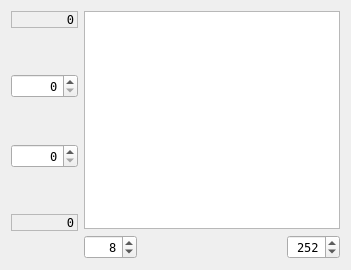
<?xml version="1.0" encoding="UTF-8"?>
<ui version="4.0">
 <class>hist</class>
 <widget class="QWidget" name="hist">
  <property name="sizePolicy">
   <sizepolicy hsizetype="Preferred" vsizetype="Preferred">
    <horstretch>0</horstretch>
    <verstretch>0</verstretch>
   </sizepolicy>
  </property>
  <property name="windowTitle">
   <string>Form</string>
  </property>
  <layout class="QHBoxLayout" name="horizontalLayout_2">
   <item>
    <layout class="QVBoxLayout" name="verticalLayout_2">
     <item>
      <widget class="QLabel" name="lmax">
       <property name="font">
        <font>
         <family>DejaVu Sans Mono</family>
        </font>
       </property>
       <property name="frameShape">
        <enum>QFrame::StyledPanel</enum>
       </property>
       <property name="frameShadow">
        <enum>QFrame::Sunken</enum>
       </property>
       <property name="text">
        <string>0</string>
       </property>
       <property name="alignment">
        <set>Qt::AlignRight|Qt::AlignTrailing|Qt::AlignVCenter</set>
       </property>
       <property name="margin">
        <number>4</number>
       </property>
      </widget>
     </item>
     <item>
      <spacer name="verticalSpacer_3">
       <property name="orientation">
        <enum>Qt::Vertical</enum>
       </property>
       <property name="sizeHint" stdset="0">
        <size>
         <width>20</width>
         <height>40</height>
        </size>
       </property>
      </spacer>
     </item>
     <item>
      <widget class="QSpinBox" name="sbM">
       <property name="font">
        <font>
         <family>DejaVu Sans Mono</family>
        </font>
       </property>
       <property name="alignment">
        <set>Qt::AlignRight|Qt::AlignTrailing|Qt::AlignVCenter</set>
       </property>
       <property name="maximum">
        <number>65000</number>
       </property>
      </widget>
     </item>
     <item>
      <spacer name="verticalSpacer">
       <property name="orientation">
        <enum>Qt::Vertical</enum>
       </property>
       <property name="sizeHint" stdset="0">
        <size>
         <width>20</width>
         <height>40</height>
        </size>
       </property>
      </spacer>
     </item>
     <item>
      <widget class="QSpinBox" name="sbm">
       <property name="font">
        <font>
         <family>DejaVu Sans Mono</family>
        </font>
       </property>
       <property name="alignment">
        <set>Qt::AlignRight|Qt::AlignTrailing|Qt::AlignVCenter</set>
       </property>
       <property name="maximum">
        <number>65000</number>
       </property>
      </widget>
     </item>
     <item>
      <spacer name="verticalSpacer_2">
       <property name="orientation">
        <enum>Qt::Vertical</enum>
       </property>
       <property name="sizeHint" stdset="0">
        <size>
         <width>20</width>
         <height>40</height>
        </size>
       </property>
      </spacer>
     </item>
     <item>
      <widget class="QLabel" name="lmin">
       <property name="sizePolicy">
        <sizepolicy hsizetype="Minimum" vsizetype="Preferred">
         <horstretch>0</horstretch>
         <verstretch>0</verstretch>
        </sizepolicy>
       </property>
       <property name="font">
        <font>
         <family>DejaVu Sans Mono</family>
        </font>
       </property>
       <property name="frameShape">
        <enum>QFrame::StyledPanel</enum>
       </property>
       <property name="frameShadow">
        <enum>QFrame::Sunken</enum>
       </property>
       <property name="text">
        <string>0</string>
       </property>
       <property name="alignment">
        <set>Qt::AlignRight|Qt::AlignTrailing|Qt::AlignVCenter</set>
       </property>
       <property name="margin">
        <number>4</number>
       </property>
      </widget>
     </item>
     <item>
      <widget class="QLabel" name="label">
       <property name="font">
        <font>
         <family>.Helvetica Neue Desk UI</family>
         <pointsize>11</pointsize>
        </font>
       </property>
       <property name="text">
        <string>    </string>
       </property>
      </widget>
     </item>
    </layout>
   </item>
   <item>
    <layout class="QVBoxLayout" name="verticalLayout">
     <item>
      <widget class="QGraphicsView" name="hv">
       <property name="sizePolicy">
        <sizepolicy hsizetype="Preferred" vsizetype="Minimum">
         <horstretch>0</horstretch>
         <verstretch>0</verstretch>
        </sizepolicy>
       </property>
      </widget>
     </item>
     <item>
      <layout class="QHBoxLayout" name="horizontalLayout">
       <item>
        <widget class="QSpinBox" name="srgb0">
         <property name="font">
          <font>
           <family>DejaVu Sans Mono</family>
          </font>
         </property>
         <property name="alignment">
          <set>Qt::AlignRight|Qt::AlignTrailing|Qt::AlignVCenter</set>
         </property>
         <property name="maximum">
          <number>255</number>
         </property>
         <property name="value">
          <number>8</number>
         </property>
        </widget>
       </item>
       <item>
        <spacer name="horizontalSpacer">
         <property name="orientation">
          <enum>Qt::Horizontal</enum>
         </property>
         <property name="sizeHint" stdset="0">
          <size>
           <width>40</width>
           <height>20</height>
          </size>
         </property>
        </spacer>
       </item>
       <item>
        <widget class="QSpinBox" name="srgb1">
         <property name="font">
          <font>
           <family>DejaVu Sans Mono</family>
          </font>
         </property>
         <property name="alignment">
          <set>Qt::AlignRight|Qt::AlignTrailing|Qt::AlignVCenter</set>
         </property>
         <property name="maximum">
          <number>255</number>
         </property>
         <property name="value">
          <number>252</number>
         </property>
        </widget>
       </item>
      </layout>
     </item>
    </layout>
   </item>
  </layout>
 </widget>
 <resources/>
 <connections/>
</ui>
